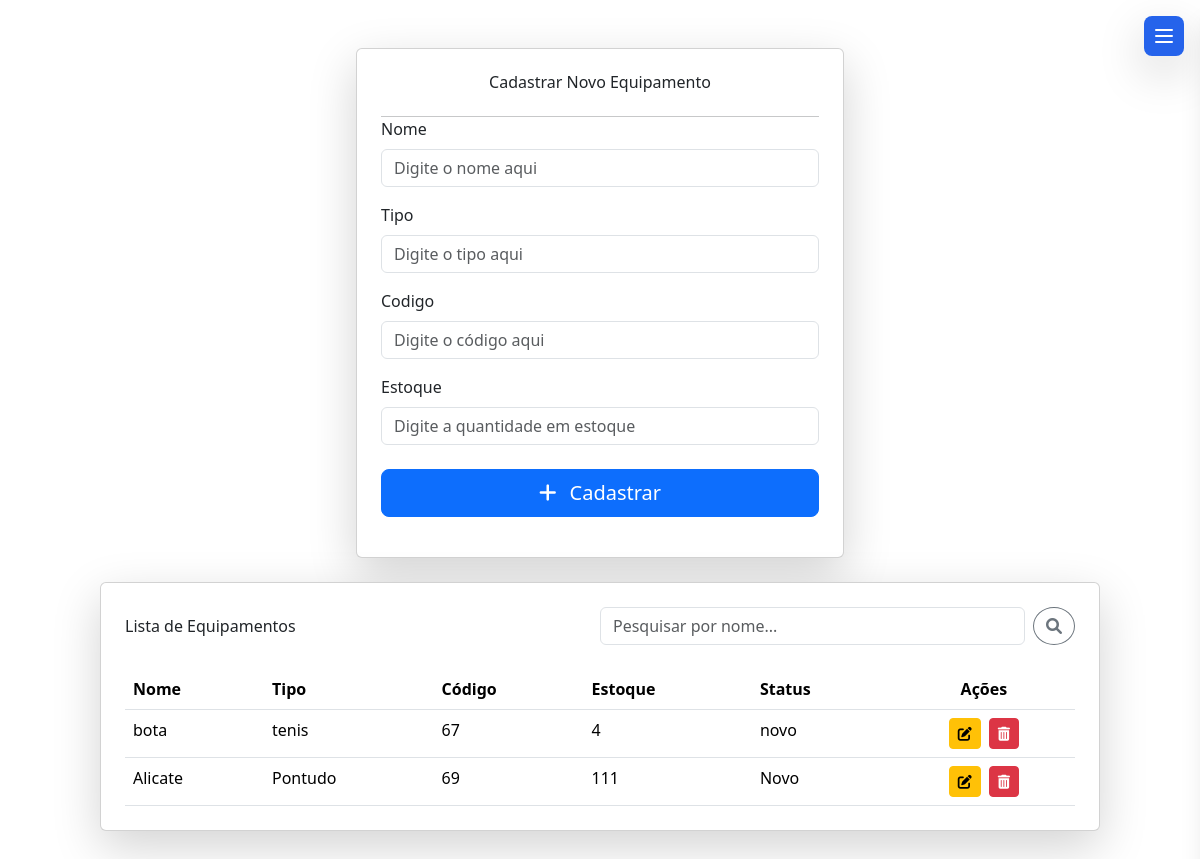
/criar_equipamento/, run on the app's committed database.
### app/models.py (models this page shows)
class Equipamento(models.Model):
    nome = models.CharField(max_length=100)
    tipo = models.CharField(max_length=100)
    codigo = models.CharField(max_length=50, unique=True)
    estoque = models.IntegerField()
    status = models.CharField(max_length=100, default='Novo')

### app/views.py (the view)
# urls.py: path('criar_equipamento/', views.criar_equipamento, name='criar_equipamento'),
def criar_equipamento(request):
    equipamentos = Equipamento.objects.all()
    if request.method == 'POST':
        form = EquipamentoForm(request.POST)
        if form.is_valid():
            form.save()
            return redirect('criar_equipamento')
    else:
        form = EquipamentoForm()
    return render(request, 'app/pages/equipamentos.html', {
        'form': form,
        'equipamentos': equipamentos
    })

### app/form.py
class EquipamentoForm(forms.ModelForm):
    class Meta:
        model = Equipamento
        fields = ['nome', 'tipo', 'codigo', 'estoque']
        widgets = {
            'nome': forms.TextInput(attrs={'class': 'form-control', 'placeholder': 'Digite o nome aqui'}),
            'tipo': forms.TextInput(attrs={'class': 'form-control', 'placeholder': 'Digite o tipo aqui'}),
            'codigo': forms.TextInput(attrs={'class': 'form-control', 'placeholder': 'Digite o código aqui'}),
            'estoque': forms.NumberInput(attrs={'class': 'form-control', 'placeholder': 'Digite a quantidade em estoque'}),
        }

### app/templates/app/pages/equipamentos.html (shortened to what this page needs)
{% include 'app/partials/doctype.html' %}
<body>
  {% include 'app/partials/header.html' %}
  <main class="container py-5">
    <div class="row justify-content-center">
      <div class="col-md-8 col-lg-6 mb-4">
        <div class="card shadow-lg">
          <div class="card-body p-4">
            <h2 class="card-title text-center mb-4">Cadastrar Novo Equipamento</h2>
            <hr>
            <form action="{% url 'criar_equipamento' %}" method="POST" class="mb-3">
              {% for field in form %}
                <div class="mb-3">
                  <label for="{{ field.id_for_label }}" class="form-label">{{ field.label }}</label>
                  {{ field }}
                </div>
              {% endfor %}
              <div class="d-grid mt-4">
                <button type="submit" class="btn btn-primary btn-lg">
                  <i class="fas fa-plus me-2"></i> Cadastrar
                </button>
              </div>
            </form>
          </div>
        </div>
      </div>
    </div>
    <div class="row justify-content-center">
      <div class="col-12">
        <div class="card shadow-lg">
          <div class="card-body p-4">
            <div class="d-flex justify-content-between align-items-center mb-4">
              <h2 class="card-title mb-0">Lista de Equipamentos</h2>
              <form action="" class="search-form d-flex w-50 ms-auto">
                <input type="search" class="form-control me-2" name="search" placeholder="Pesquisar por nome...">
                <button type="submit" class="btn btn-outline-secondary rounded-circle">
                  <i class="fas fa-search"></i>
                </button>
              </form>
            </div>
            <div class="table-responsive">
              <table class="table table-hover mb-0">
                <thead>
                  <tr>
                    <th>Nome</th>
                    <th>Tipo</th>
                    <th>Código</th>
                    <th>Estoque</th>
                    <th>Status</th>
                    <th class="text-center">Ações</th>
                  </tr>
                </thead>
                <tbody>
                  {% for i in equipamentos %}
                  <tr>
                    <td>{{ i.nome }}</td>
                    <td>{{ i.tipo }}</td>
                    <td>{{ i.codigo }}</td>
                    <td>{{ i.estoque }}</td>
                    <td>{{ i.status }}</td>
                    <td class="text-center">
                      <a href="{% url 'editar_equipamento' i.id %}" class="btn btn-warning btn-sm me-1">
                        <i class="fas fa-edit"></i>
                      </a>
                      <button type="button" class="btn btn-danger btn-sm" data-bs-toggle="modal" data-bs-target="#confirmDelete{{ i.id }}">
                        <i class="fas fa-trash-alt"></i>
                      </button>
                    </td>
                  </tr>
                  {% endfor %}
                </tbody>
              </table>
            </div>
          </div>
        </div>
      </div>
    </div>
  </main>
</body>
</html>

### data on the page
Equipamento: nome "bota", tipo "tenis", codigo "67", estoque "4", status "novo"
Equipamento: nome "Alicate", tipo "Pontudo", codigo "69", estoque "111", status "Novo"

### other printed values
{{ field.label }} "Nome" "Tipo" "Codigo" "Estoque"
